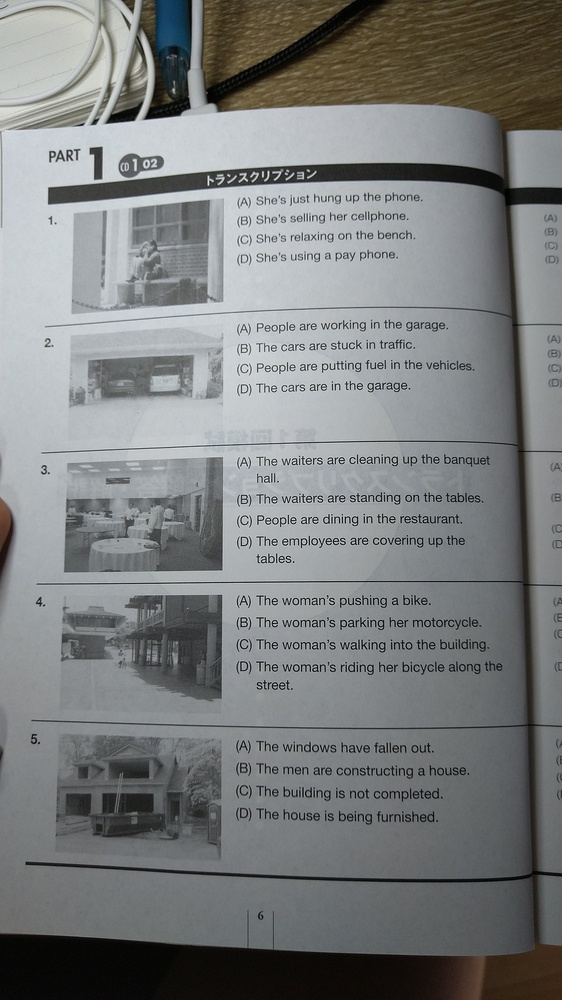
#> input picture input/QuestionSound/Part1/DSC_0301.JPG, 562 x 1000 px, shrunk from 2160 x 3840 before the run
$ python test_line_detection.py
#> lines starting #> are read from the running program, lines starting #| are printed output that depends on the picture; after the words box and inside, x2 and y2 are one past the last pixel; in counts of white or black regions, pixels touching at a corner belong together
#> further down, img is the input picture: shape (1000, 562, 3); mean B, G, R 125.6, 125.5, 123.4
### lib/image_processing.py
import cv2 # opencv-contrib-python(https://pypi.org/project/opencv-contrib-python/)
import numpy as np
from matplotlib import pyplot as plt

# [55 lines left out: functions test_detect, detect_contour, not called in this run]

def convert_binary(img, threshold):
#> called with threshold = 80
    img_gray = cv2.cvtColor(img, cv2.COLOR_BGR2GRAY)
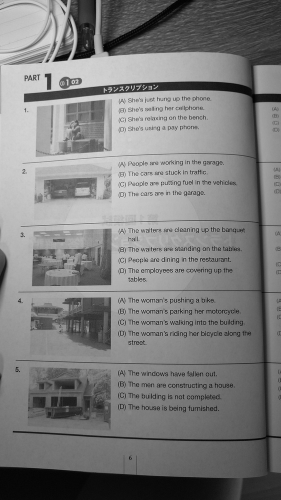
#> img_gray: shape (1000, 562) (shown at 1/2 size); min 0, max 253, mean 124.9
    img_binary = cv2.threshold(img_gray, threshold, 255, cv2.THRESH_BINARY)[1]
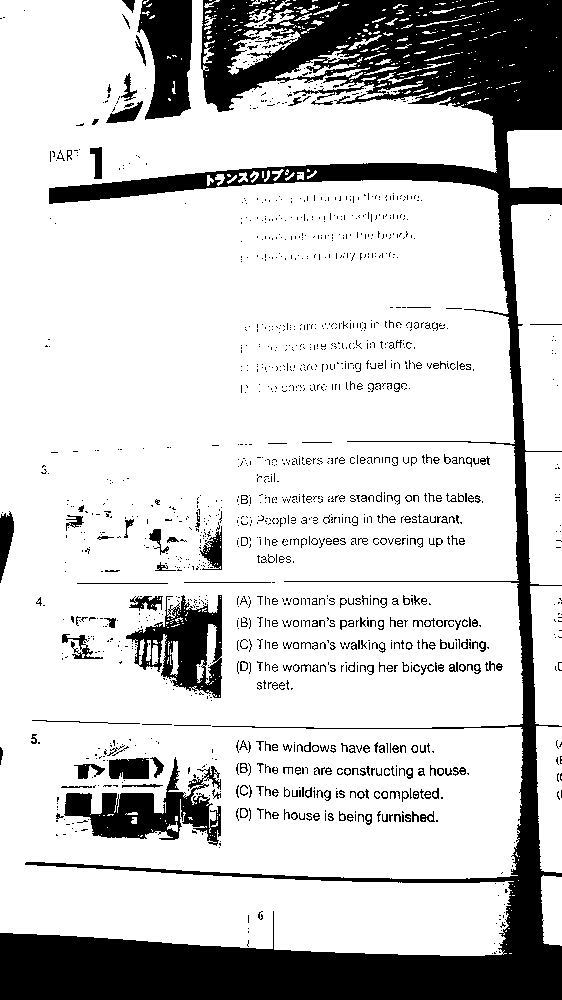
#> img_binary: shape (1000, 562); 79.5% white; 1480 black regions (1227 under 20 px), largest, box (x1, y1, x2, y2) and area: (0, 0, 562, 1000) 84004, (64, 757, 221, 846) 5394, (137, 0, 192, 120) 4759

    cv2.namedWindow('bin', cv2.WINDOW_NORMAL)
    cv2.imshow('bin', img_binary)

    return img_binary

def detect_white_paper(img, threshold, kernel_closing=np.ones((10,10), np.uint8), kernel_opening=np.ones((100,100), np.uint8)):

    img_binary = convert_binary(img, threshold)

    # for more detail about morphology: http://labs.eecs.tottori-u.ac.jp/sd/Member/oyamada/OpenCV/html/py_tutorials/py_imgproc/py_morphological_ops/py_morphological_ops.html
    # closing (stress white) to delete contents on the white paper
    img_closing = cv2.morphologyEx(img_binary, cv2.MORPH_CLOSE, kernel_closing)
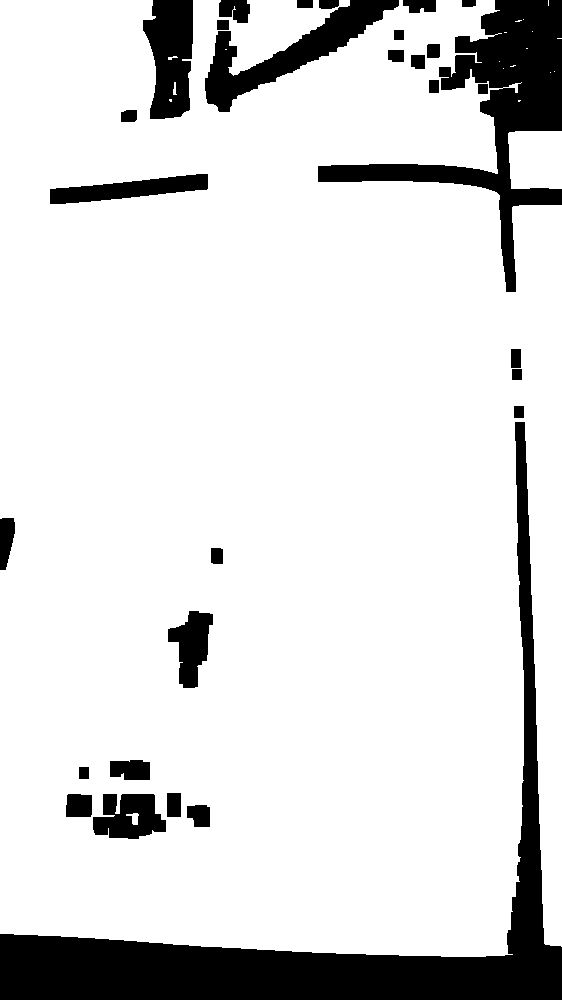
#> img_closing: shape (1000, 562); 86.1% white; 30 black regions, largest, box (x1, y1, x2, y2) and area: (0, 422, 562, 1000) 37688, (318, 0, 562, 292) 17100, (205, 0, 399, 112) 6154
    # opening (stress black) to delete
    img_white = cv2.morphologyEx(img_closing, cv2.MORPH_OPEN, kernel_opening)
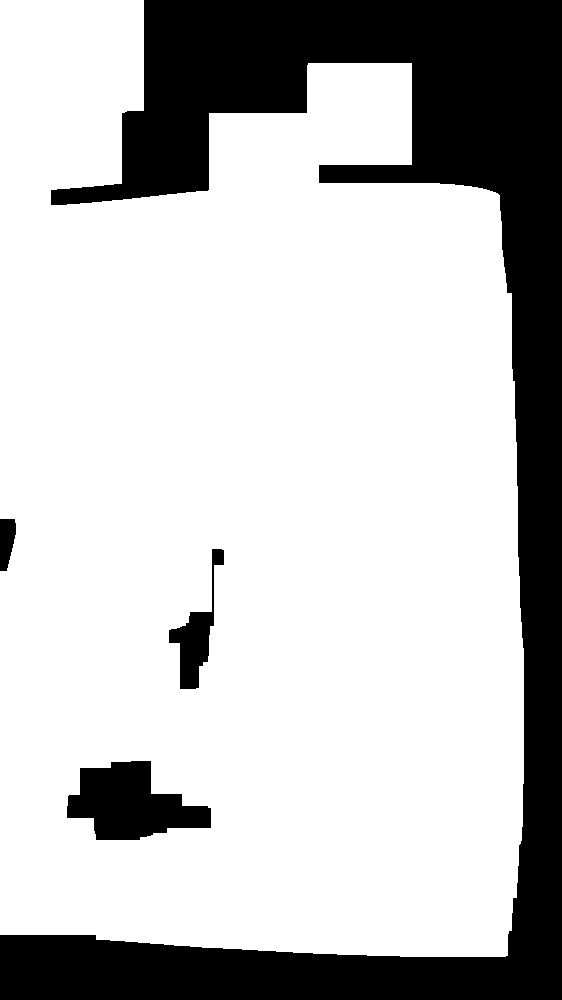
#> img_white: shape (1000, 562); 75.6% white; 4 black regions
    # closing (stress white)

    cv2.namedWindow('white', cv2.WINDOW_NORMAL)
    cv2.imshow('white', img_white)

    return img_white

def find_and_draw_contours(img_ori, img_processed):
    contours = cv2.findContours(img_processed, cv2.RETR_LIST, cv2.CHAIN_APPROX_NONE)[0]
#> contours = 3 contours; box (x1, y1, x2, y2) and area: (0, 0, 524, 957) 432721, (66, 760, 212, 841) 7283, (168, 548, 225, 690) 2550
    contour_max = max(contours, key=lambda x: cv2.contourArea(x))   # lambda [arg]: return
#> contour_max = contour of 3542 points, box (x1, y1, x2, y2) (0, 0, 524, 957), area 432721
    x0, y0, w, h = cv2.boundingRect(contour_max)
#> x0 = 0; y0 = 0; w = 524; h = 957
    xmin = x0
#> xmin = 0
    xmax = x0 + w
#> xmax = 524
    ymin = y0
#> ymin = 0
    ymax = y0 + h
#> ymax = 957
    img_contour = cv2.drawContours(img_ori, contours, -1, (0,255,0), 5)
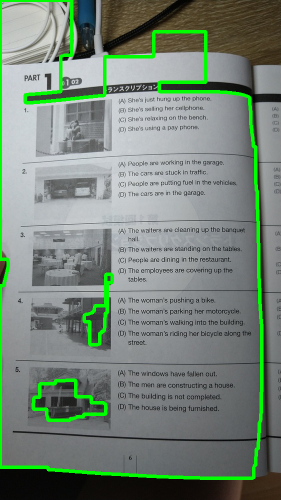
#> img_contour: shape (1000, 562, 3) (shown at 1/2 size); mean B, G, R 120.7, 132.8, 118.4

    cv2.namedWindow('contour', cv2.WINDOW_NORMAL)
    cv2.imshow('contour', img_contour)

    return xmin, xmax, ymin, ymax

def image_clip(img, x0, y0, width, height):
    return img[y0 : y0+height, x0 : x0+width]

### test_line_detection.py
import cv2 # opencv-contrib-python(https://pypi.org/project/opencv-contrib-python/)
from matplotlib import pyplot as plt
from lib import image_processing as myProcessing
from lib import line_detection

if __name__ == '__main__':

    # [9 lines of commented-out code are left out]
    img = cv2.imread('input/QuestionSound/Part1/DSC_0301.JPG')
    img_white = myProcessing.detect_white_paper(img, threshold=80)
    xmin,xmax,ymin,ymax = myProcessing.find_and_draw_contours(img, img_white)
#> xmin = 0; xmax = 524; ymin = 0; ymax = 957
    print(img_white.shape)
#| (1000, 562)
    print(" ".join(str(x) for x in [xmin, xmax,ymin, ymax]))
#| 0 524 0 957
    img_clip = img[ymin:ymax, xmin:xmax] # [top:bottom, left:right]
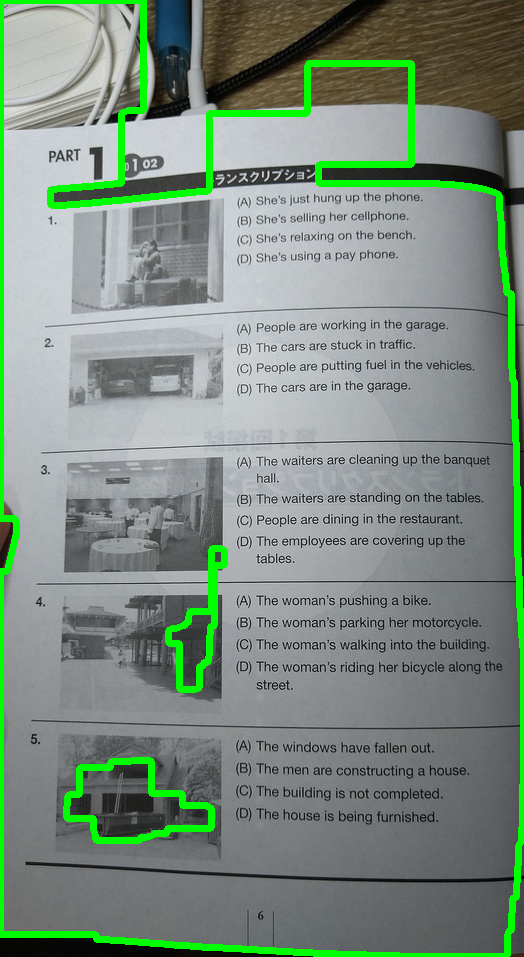
#> img_clip: shape (957, 524, 3); mean B, G, R 127.3, 140, 124.2
    cv2.namedWindow('clip', cv2.WINDOW_NORMAL)
    cv2.imshow('clip', img_clip)
    cv2.waitKey(0)

    # lines, img = line_detection.line_detection(file_name, algorithm=3)
    # print(str(len(lines)))

    # # # for haugh transformation
    # # for line in lines:
    # #     x1, y1, x2, y2 = line[0]

    # #     img = cv2.line(img, (x1,y1), (x2,y2), (0,0,255), 1)

    # cv2.namedWindow("line_detection", cv2.WINDOW_NORMAL)
    # cv2.imshow("line_detection", img)
    # cv2.waitKey(0)

$ run again, with input/line_detection_test.jpg copied over input/QuestionSound/Part1/DSC_0301.JPG
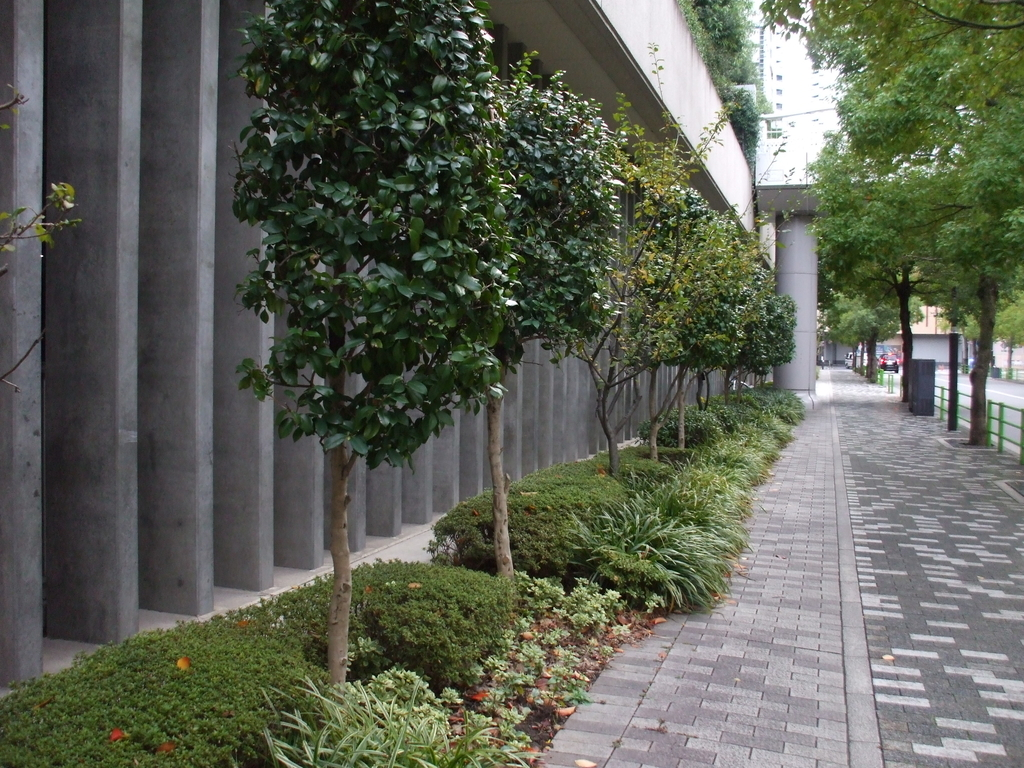
#> input picture input/line_detection_test.jpg, 1024 x 768 px
#> img is the input picture: shape (768, 1024, 3); mean B, G, R 84.3, 97, 93.1
#> in convert_binary, `img_binary = cv2.threshold(img_gray, threshold, 255, cv2.THRESH_BINARY..`:
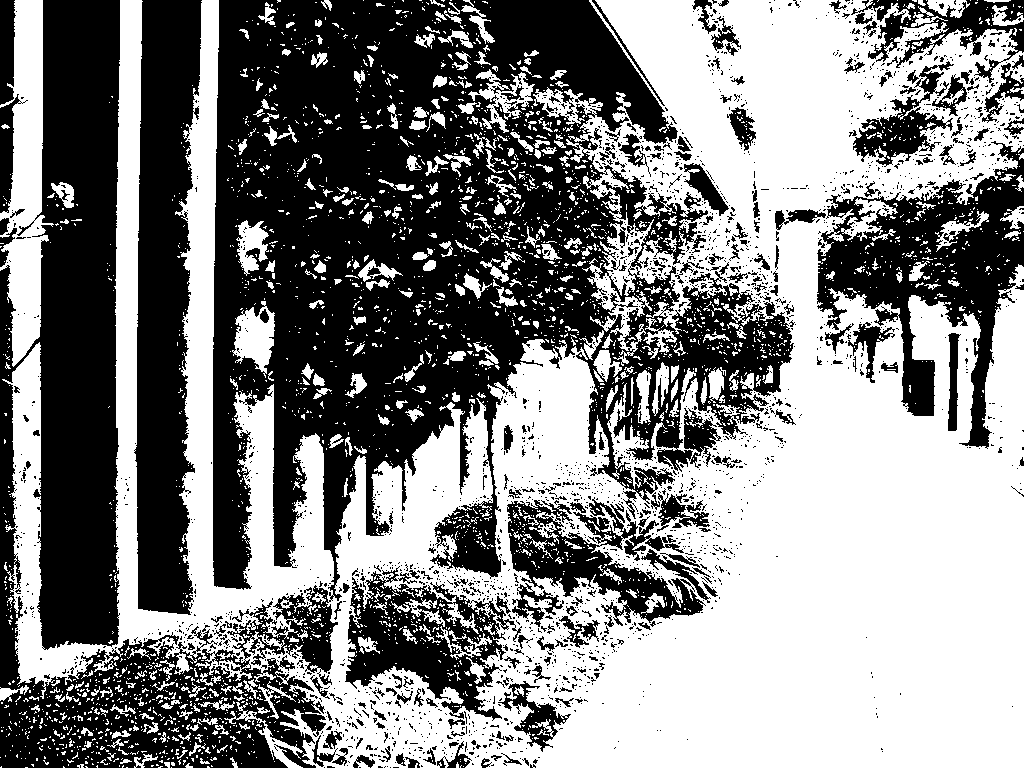
#> img_binary: shape (768, 1024); 51.9% white; 2465 black regions (2254 under 20 px), largest, box (x1, y1, x2, y2) and area: (0, 0, 794, 768) 263892, (134, 0, 202, 615) 31036, (817, 141, 1024, 449) 23925
#> img_closing: shape (768, 1024); 71.1% white; 90 black regions, largest, box (x1, y1, x2, y2) and area: (214, 0, 535, 589) 91979, (41, 0, 121, 648) 47073, (137, 0, 202, 614) 29496
#> img_white: shape (768, 1024); 43.1% white; 3 white regions
#> contours = 4 contours; box (x1, y1, x2, y2) and area: (321, 0, 1024, 768) 306280, (114, 590, 305, 737) 25039, (927, 53, 1024, 185) 12576, (657, 346, 762, 520) 7482
#> contour_max = contour of 3927 points, box (x1, y1, x2, y2) (321, 0, 1024, 768), area 306280
#> x0 = 321; y0 = 0; w = 703; h = 768
#> in find_and_draw_contours, `xmin = x0`: xmin = 321
#> in find_and_draw_contours, `xmax = x0 + w`: xmax = 1024
#> in find_and_draw_contours, `ymin = y0`: ymin = 0
#> in find_and_draw_contours, `ymax = y0 + h`: ymax = 768
#> `xmin,xmax,ymin,ymax = myProcessing.find_and_draw_contours(img, img_whi..`: xmin = 321; xmax = 1024; ymin = 0; ymax = 768
#| (768, 1024)
#| 321 1024 0 768
#> `img_clip = img[ymin:ymax, xmin:xmax]`:
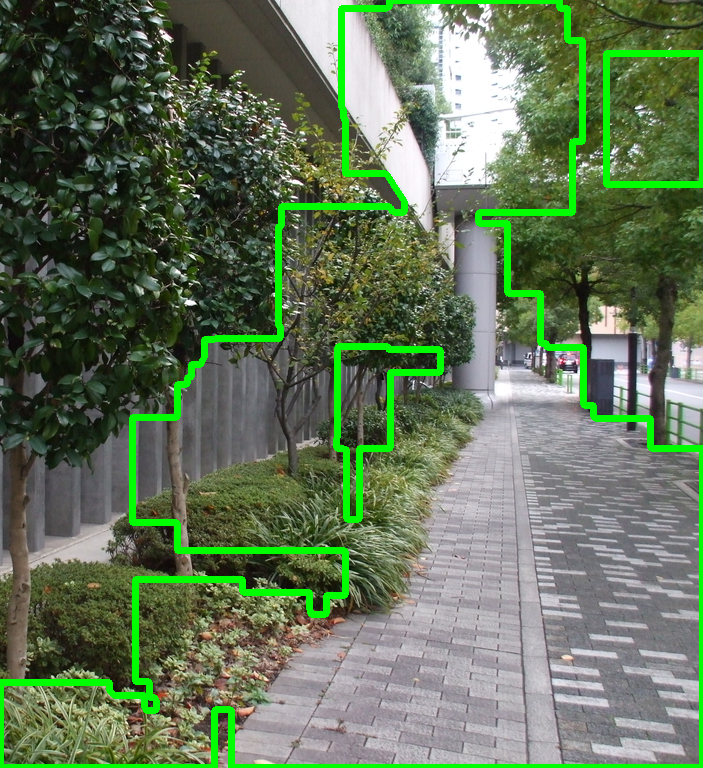
#> img_clip: shape (768, 703, 3); mean B, G, R 87.6, 116.4, 97.8

$ run again, with input/ch1_p1.JPG copied over input/QuestionSound/Part1/DSC_0301.JPG
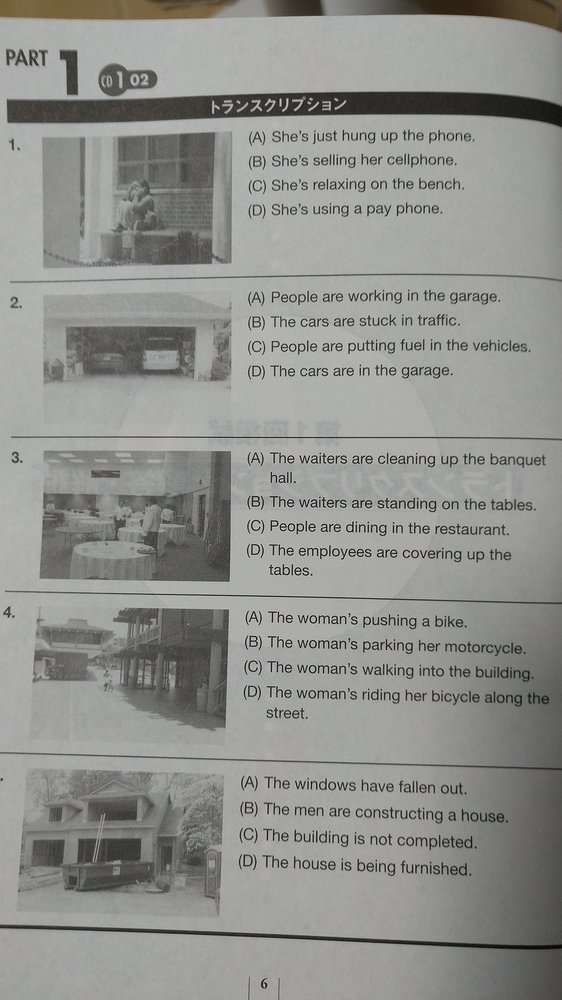
#> input picture input/ch1_p1.JPG, 562 x 1000 px, shrunk from 2160 x 3840 before the run
#> img is the input picture: shape (1000, 562, 3); mean B, G, R 141.6, 144.7, 144.4
#> in convert_binary, `img_binary = cv2.threshold(img_gray, threshold, 255, cv2.THRESH_BINARY..`:
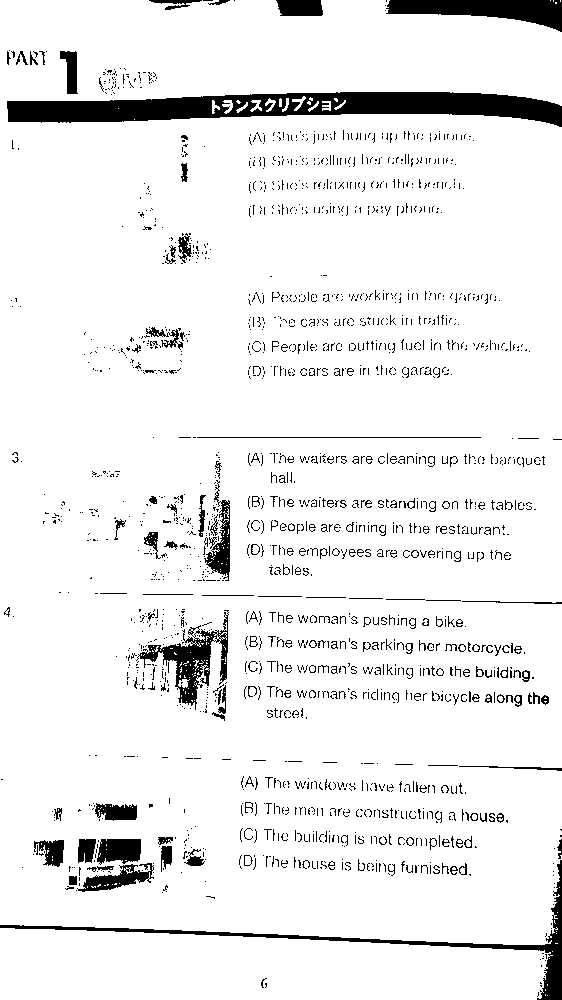
#> img_binary: shape (1000, 562); 92.5% white; 1785 black regions (1555 under 20 px), largest, box (x1, y1, x2, y2) and area: (7, 92, 562, 127) 11345, (0, 860, 562, 1000) 3489, (386, 0, 562, 32) 3103
#> img_closing: shape (1000, 562); 97.1% white; 15 black regions, largest, box (x1, y1, x2, y2) and area: (345, 93, 562, 126) 4709, (9, 98, 213, 123) 4286, (390, 0, 562, 31) 3190
#> img_white: shape (1000, 562); 93.4% white; 5 black regions
#> contours = 3 contours; box (x1, y1, x2, y2) and area: (0, 0, 562, 1000) 527620, (50, 808, 175, 887) 3938, (165, 648, 213, 665) 653
#> contour_max = contour of 3621 points, box (x1, y1, x2, y2) (0, 0, 562, 1000), area 527620
#> x0 = 0; w = 562; h = 1000
#> in find_and_draw_contours, `xmin = x0`: xmin = 0
#> in find_and_draw_contours, `xmax = x0 + w`: xmax = 562
#> in find_and_draw_contours, `ymin = y0`: ymin = 0
#> in find_and_draw_contours, `ymax = y0 + h`: ymax = 1000
#> in find_and_draw_contours, `img_contour = cv2.drawContours(img_ori, contours, -1, (0,255,0), 5)`:
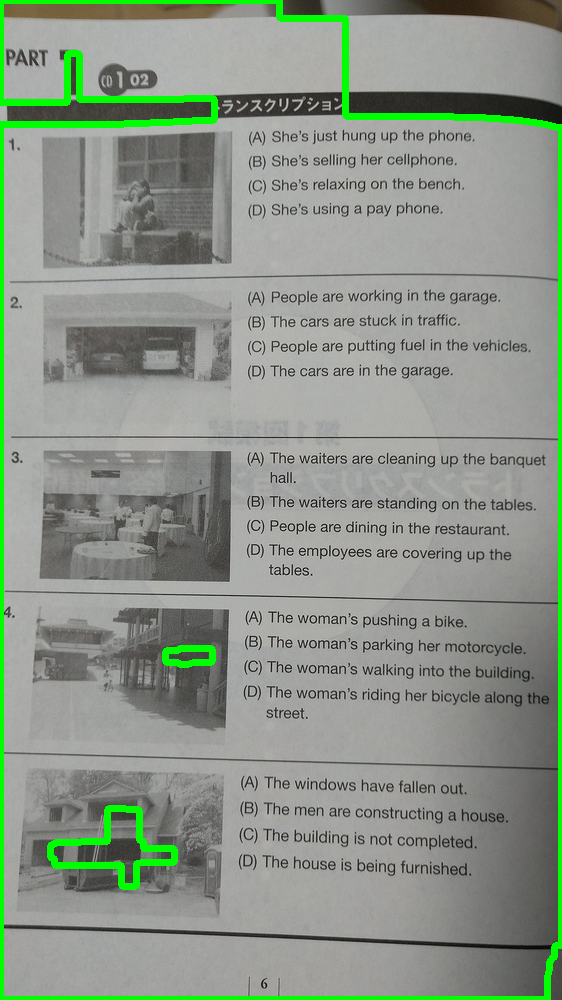
#> img_contour: shape (1000, 562, 3); mean B, G, R 137, 149.5, 139.6
#> `xmin,xmax,ymin,ymax = myProcessing.find_and_draw_contours(img, img_whi..`: xmin = 0; xmax = 562; ymin = 0; ymax = 1000
#| (1000, 562)
#| 0 562 0 1000
